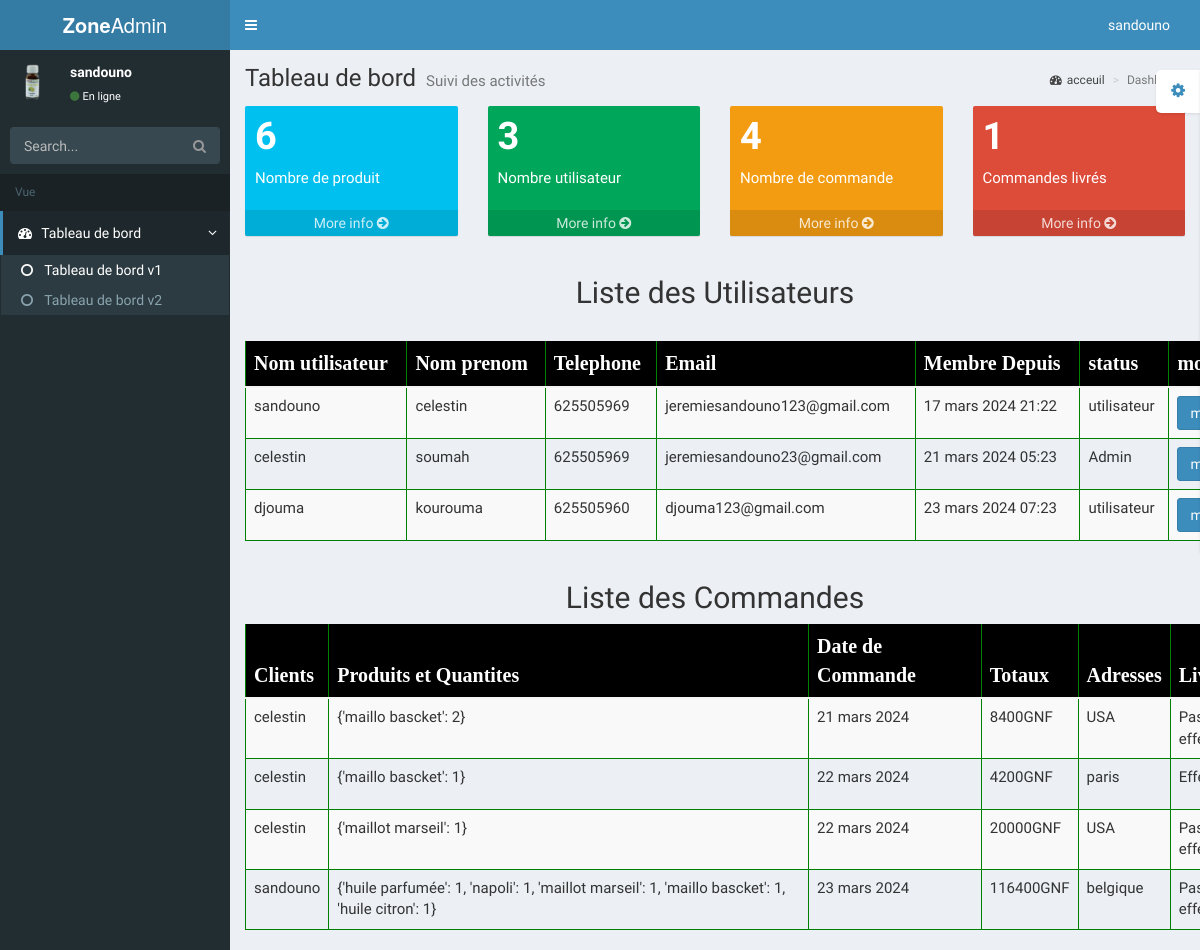
Screenshot of /app_admin/space_admin (signed in) with the database file from the repository.
### Compte/models.py (models this page shows, shortened)
class Utilisateur(AbstractUser):
    phone = models.CharField(max_length=30)
    image = models.ImageField(upload_to='image',blank=True)
    password2 = models.CharField(max_length=30,default=1234)
    last_name = models.CharField(max_length=30)
    first_name = models.CharField(max_length=30)
    token = models.CharField(max_length=100)

### gestionproduits/models.py (models this page shows, shortened)
class Commande(models.Model):
    orders = models.CharField(max_length=120)
    user = models.ForeignKey(AUTH_USER_MODEL, on_delete=models.CASCADE)
    total = models.IntegerField()
    adresse = models.CharField(max_length=30,null=True)
    date_commande = models.DateField(auto_now=True)
    livré = models.BooleanField(default=False)
    class META:
        ordering = ['date_commande']

### app_admin/views.py (the view)
@login_required(login_url="connexion")
def space_admin(request):
    return render(request,'app_admin/index.html')

### app_admin/context_processor.py (called while the page is built)
def space_admin(request):
    produit = Produits.objects.count()
    utilisateur = Utilisateur.objects.count()
    commande = Commande.objects.count()
    commande_livre = Commande.objects.filter(livré=True).count()
    visiteur = Utilisateur.objects.all()
    commandes = Commande.objects.all()
    user = request.user
    context = {
        'produit':produit,
        'utilisateur':utilisateur,
        'commande':commande,
        'commande_livre':commande_livre,
        'user':user,
         'visiteur':visiteur,
         'commandes':commandes
    }
    return context

### app_admin/templates/app_admin/index.html (shortened to what this page needs)
{% load static %}
<!DOCTYPE html>
<html>
  <head>
    <link href="{% static 'app_admin/bootstrap/css/bootstrap.min.css' %}" rel="stylesheet" type="text/css" />
    <link href="https://maxcdn.bootstrapcdn.com/font-awesome/4.3.0/css/font-awesome.min.css" rel="stylesheet" type="text/css" />
    <link href="http://code.ionicframework.com/ionicons/2.0.0/css/ionicons.min.css" rel="stylesheet" type="text/css" />
    <link href="{% static 'app_admin/dist/css/AdminLTE.min.css' %}" rel="stylesheet" type="text/css" />
    <link href="{% static 'app_admin/dist/css/skins/_all-skins.min.css' %}" rel="stylesheet" type="text/css" />
    <link href="{% static 'app_admin/plugins/iCheck/flat/blue.css' %}" rel="stylesheet" type="text/css" />
    <link href="{% static 'app_admin/plugins/morris/morris.css' %}" rel="stylesheet" type="text/css" />
    <link rel="stylesheet" href="{% static 'Compte/assets/css/font-awesome.css' %}">
    <link href="{% static 'app_admin/plugins/jvectormap/jquery-jvectormap-1.2.2.css' %}" rel="stylesheet" type="text/css" />
    <link href="{% static 'app_admin/plugins/datepicker/datepicker3.css' %}" rel="stylesheet" type="text/css" />
    <link href="{% static 'app_admin' %}" rel="stylesheet" type="text/css" />
    <link href="{% static 'app_admin/plugins/bootstrap-wysihtml5/bootstrap3-wysihtml5.min.css' %}" rel="stylesheet" type="text/css" />
    <link rel="stylesheet" href="{% static 'app_admin/font-awesome.css' %}">
  </head>
  <body class="skin-blue">
    <div class="wrapper">
      <header class="main-header">
        <a href="index2.html" class="logo"><b>Zone</b>Admin</a>
        <nav class="navbar navbar-static-top" role="navigation">
          <a href="#" class="sidebar-toggle" data-toggle="offcanvas" role="button">
          </a>
          <div class="navbar-custom-menu">
            <ul class="nav navbar-nav">
                </ul>
              <li class="dropdown user user-menu">
                <a href="#" class="dropdown-toggle" data-toggle="dropdown">
                  <span class="hidden-xs">{{user.username}}</span>
                </a>
              </li>
          </div>
        </nav>
      </header>
      <aside class="main-sidebar">
        <section class="sidebar">
          <div class="user-panel">
            <div class="pull-left image">
              {% if user.image %}
                    <img src="{{user.image.url}}" class="img-circle" alt="User Image" />
                    {% else %}
                    <img src="{% static 'app_admin/images/prog1.png' %}" class="img-circle" alt="User Image">
                    {% endif %}
            </div>
            <div class="pull-left info">
              <p>{{user.username}}</p>
              <a href="#"><i class="fa fa-circle text-success"></i>En ligne</a>
            </div>
          </div>
          <form action="{% url 'searche' %}" method="get" class="sidebar-form">
            <div class="input-group">
              <input type="text" name="searche" class="form-control" placeholder="Search..."/>
              <span class="input-group-btn">
                <button type='submit' name='search' id='search-btn' class="btn btn-flat"><i class="fa fa-search"></i></button>
              </span>
            </div>
          </form>
          <ul class="sidebar-menu">
            <li class="header">Vue</li>
            <li class="active treeview">
              <a href="#">
                <i class="fa fa-dashboard"></i> <span>Tableau de bord</span> <i class="fa fa-angle-left pull-right"></i>
              </a>
              <ul class="treeview-menu">
                <li class="active"><a href="{% url 'space_admin' %}"><i class="fa fa-circle-o"></i> Tableau de bord v1</a></li>
                <li><a href="{% url 'produit' %}"><i class="fa fa-circle-o"></i> Tableau de bord v2</a></li>
              </ul>
            </li>
          </ul>
        </section>
      </aside>
      <div class="content-wrapper">
        <section class="content-header">
          <h1>
            Tableau de bord
            <small>Suivi des activités</small>
          </h1>
          <ol class="breadcrumb">
            <li><a href="{% url 'home' %}"><i class="fa fa-dashboard"></i>acceuil</a></li>
            <li class="active">Dashboard</li>
          </ol>
        </section>
        <section class="content">
          <div class="row">
            <div class="col-lg-3 col-xs-6">
              <div class="small-box bg-aqua">
                <div class="inner">
                  <h3>{{produit}}</h3>
                  <p>Nombre de produit</p>
                </div>
                <a href="#" class="small-box-footer">More info <i class="fa fa-arrow-circle-right"></i></a>
              </div>
            </div>
            <div class="col-lg-3 col-xs-6">
              <div class="small-box bg-green">
                <div class="inner">
                  <h3>{{utilisateur}}</sup></h3>
                  <p>Nombre utilisateur</p>
                </div>
                <a href="#" class="small-box-footer">More info <i class="fa fa-arrow-circle-right"></i></a>
              </div>
            </div>
            <div class="col-lg-3 col-xs-6">
              <div class="small-box bg-yellow">
                <div class="inner">
                  <h3>{{commande}}</h3>
                  <p>Nombre de commande</p>
                </div>
                <a href="#" class="small-box-footer">More info <i class="fa fa-arrow-circle-right"></i></a>
              </div>
            </div>
            <div class="col-lg-3 col-xs-6">
              <div class="small-box bg-red">
                <div class="inner">
                  <h3>{{commande_livre}}</h3>
                  <p>Commandes livrés</p>
                </div>
                <a href="#" class="small-box-footer">More info <i class="fa fa-arrow-circle-right"></i></a>
              </div>
            </div>
          </div>
                 <center>
                  <h2>Liste des Utilisateurs</h2>
                 </center>
                </section>
                <div class="row mt-5">
                  <section class="col-lg-7 connectedSortable ">
                     <div class="container">
                      <div class="row">
                        <div class="col-md-12">
                         <table class="table table-striped table-hover table-dark ">
                          <thead class="thead-ligth">
                            <tr>
                              <th>Nom utilisateur</th>
                              <th>Nom prenom</th>
                              <th>Telephone</th>
                              <th>Email</th>
                              <th>Membre Depuis</th>
                              <th>status</th>
                              <th>modifier</th>
                            </tr>
                          </thead>
                          <tbody>
                            {% for uti in visiteur  %}
                            <tr>
                              <td>{{uti.username}}</td>
                              <td>{{uti.first_name}}</td>
                              <td>{{uti.phone}}</td>
                              <td>{{uti.email}}</td>
                              <td>{{uti.date_joined}}</td>
                              {% if uti.is_staff %}
                              <td>Admin</td>
                              {% else %}
                              <td>utilisateur</td>
                              {% endif %}
                              <td><a class="btn btn-primary" href="{% url 'update_user' uti.id %}">modifier</a></td>
                            </tr>
                            {% endfor %}
                          </tbody>
                         </table>
                        </div>
                      </div>
                    </section>
                     </div>
                     <center>
                      <h2>Liste des Commandes</h2>
                     </center>
                     <div class="row mt-5">
                      <section class="col-lg-7 connectedSortable ">
                         <div class="container">
                          <div class="row">
                            <div class="col-md-12 col-12">
                             <table class="table table-striped table-hover table-dark table-sm">
                              <thead class="thead-ligth">
                                <tr>
                                  <th>Clients</td>
                                    <th>Produits et Quantites</th>
                                    <th>Date de Commande</th>
                                    <th>Totaux</th>
                                    <th>Adresses</th>
                                    <th>Livraison</th>
                                </tr>
                              </thead>
                              <tbody>
                                {% for commandess in commandes  %}
                                <tr>
                                  <td>{{commandess.user.username}}</td>
                                  <td>{{commandess.orders}}</td>
                                  <td>{{commandess.date_commande}}</td>
                                  <td>{{commandess.total}}GNF</td>
                                  <td>{{commandess.adresse}}</td>
                                  {% if commandess.livré %}
                                  <td>Effectuée</td>
                                  {% else %}
                                  <td>Pas effectuée</td>
                                  {% endif %}
                                </tr>
                                {% endfor %}
                              </tbody>
                             </table>
                            </div>
                          </div>
                        </section>
                         </div>
    </div>
  </body>
</html>

### app_admin/templates/app_admin/index.html (style rules this page uses)
thead tr th { border: 1px solid green; font-family: 'Times New Roman', Times, serif; font-size: 20px; background-color: black; color: white; }
tbody tr td { border: 1px solid green; font-size: 15px; }

### rows the page displays
Utilisateur: username "sandouno", image (picture), first_name "celestin", phone "625505969", email "jeremiesandouno123@gmail.com", date_joined "17 mars 2024 21:22", is_staff "utilisateur"
Utilisateur: username "celestin", first_name "soumah", phone "625505969", email "jeremiesandouno23@gmail.com", date_joined "21 mars 2024 05:23", is_staff "Admin"
Utilisateur: username "djouma", first_name "kourouma", phone "625505960", email "djouma123@gmail.com", date_joined "23 mars 2024 07:23", is_staff "utilisateur"
Commande: user.username "celestin", orders "{'maillo bascket': 2}", date_commande "21 mars 2024", total "8400", adresse "USA", livré "Pas effectuée"
Commande: user.username "celestin", orders "{'maillo bascket': 1}", date_commande "22 mars 2024", total "4200", adresse "paris", livré "Effectuée"
Commande: user.username "celestin", orders "{'maillot marseil': 1}", date_commande "22 mars 2024", total "20000", adresse "USA", livré "Pas effectuée"
Commande: user.username "sandouno", orders "{'huile parfumée': 1, 'napoli': 1, 'maillot marseil': 1, 'maillo bascket': 1, 'huile citron': 1}", date_commande "23 mars 2024", total "116400", adresse "belgique", livré "Pas effectuée"

### other values shown
{{ produit }} "6"
{{ utilisateur }} "3"
{{ commande }} "4"
{{ commande_livre }} "1"
